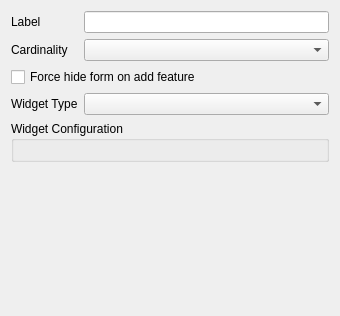
<?xml version="1.0" encoding="UTF-8"?>
<ui version="4.0">
 <class>QgsAttributeWidgetRelationEditWidget</class>
 <widget class="QWidget" name="QgsAttributeWidgetRelationEditWidget">
  <property name="geometry">
   <rect>
    <x>0</x>
    <y>0</y>
    <width>340</width>
    <height>316</height>
   </rect>
  </property>
  <property name="windowTitle">
   <string>Attribute Widget Relation Edit Widget</string>
  </property>
  <layout class="QFormLayout" name="formLayout">
   <item row="0" column="0">
    <widget class="QLabel" name="mLabelLabel">
     <property name="text">
      <string>Label</string>
     </property>
    </widget>
   </item>
   <item row="0" column="1">
    <widget class="QLineEdit" name="mRelationLabelEdit">
     <property name="sizePolicy">
      <sizepolicy hsizetype="Preferred" vsizetype="Fixed">
       <horstretch>0</horstretch>
       <verstretch>0</verstretch>
      </sizepolicy>
     </property>
    </widget>
   </item>
   <item row="1" column="0">
    <widget class="QLabel" name="mCardinalityLabel">
     <property name="text">
      <string>Cardinality</string>
     </property>
    </widget>
   </item>
   <item row="1" column="1">
    <widget class="QComboBox" name="mRelationCardinalityCombo"/>
   </item>
   <item row="2" column="0" colspan="2">
    <widget class="QCheckBox" name="mRelationForceSuppressFormPopupCheckBox">
     <property name="statusTip">
      <string>Do not open a new attribute form after digitizing a new feature, overrides all other options</string>
     </property>
     <property name="text">
      <string>Force hide form on add feature</string>
     </property>
    </widget>
   </item>
   <item row="4" column="0" colspan="2">
    <widget class="QgsCollapsibleGroupBox" name="mWidgetTypeGroupBox">
     <property name="title">
      <string>Widget Configuration</string>
     </property>
     <layout class="QVBoxLayout" name="verticalLayout_2">
      <item>
       <layout class="QVBoxLayout" name="mWidgetTypePlaceholderLayout"/>
      </item>
     </layout>
    </widget>
   </item>
   <item row="5" column="0" colspan="2">
    <spacer name="mVerticalSpacer">
     <property name="orientation">
      <enum>Qt::Vertical</enum>
     </property>
     <property name="sizeHint" stdset="0">
      <size>
       <width>20</width>
       <height>40</height>
      </size>
     </property>
    </spacer>
   </item>
   <item row="3" column="1">
    <widget class="QComboBox" name="mWidgetTypeComboBox"/>
   </item>
   <item row="3" column="0">
    <widget class="QLabel" name="mCardinalityLabel_2">
     <property name="text">
      <string>Widget Type</string>
     </property>
    </widget>
   </item>
  </layout>
 </widget>
 <customwidgets>
  <customwidget>
   <class>QgsCollapsibleGroupBox</class>
   <extends>QGroupBox</extends>
   <header>qgscollapsiblegroupbox.h</header>
   <container>1</container>
  </customwidget>
 </customwidgets>
 <resources/>
 <connections/>
</ui>
